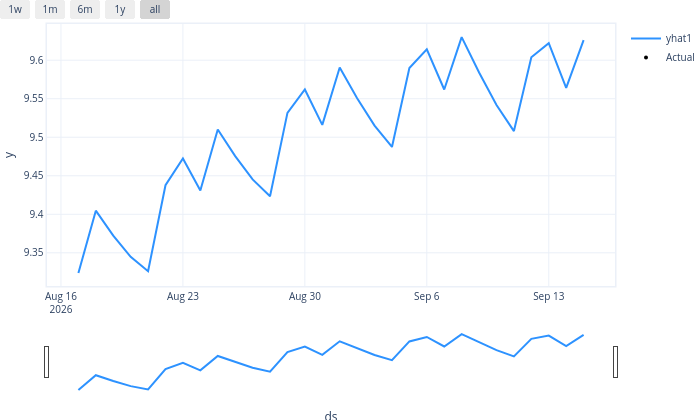
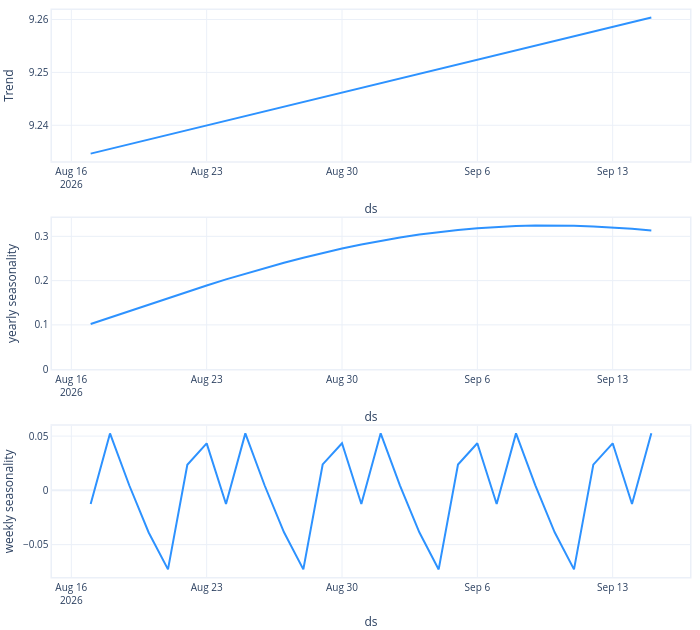
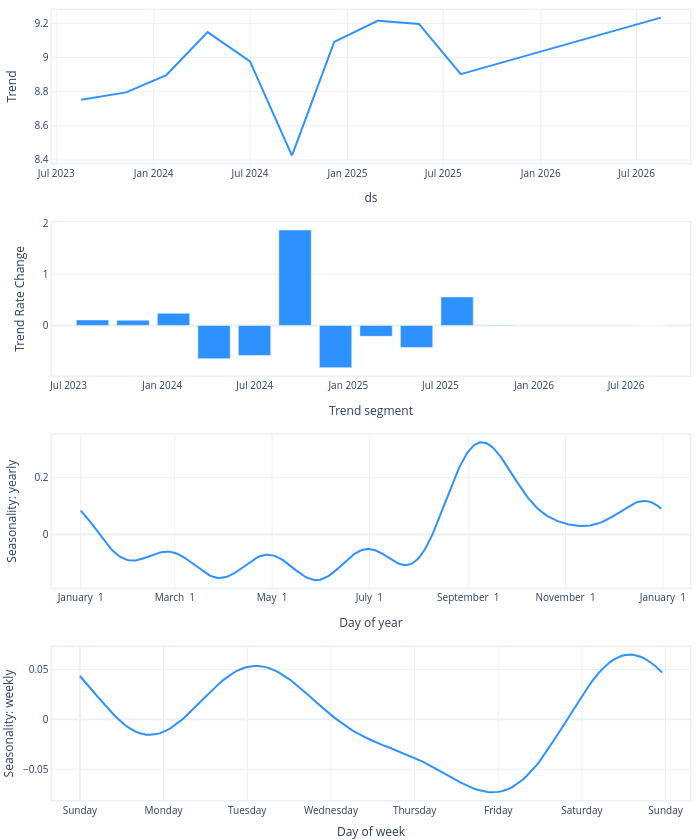

Notebook code cell kept with these figures, in order:
### Code cell
import matplotlib.pyplot as plt
import plotly

fig_forecast = m.plot(forecast)
fig_forecast.show()

fig_components = m.plot_components(forecast)
fig_components.show()

fig_model = m.plot_parameters()
fig_model.show()

### Figure 1 — Plotly figure (JSON) as saved in the notebook; plotly's stock layout.template omitted (floating-point values rounded to 4 significant figures)
{"data": [{"fill": "none", "line": {"color": "rgba(45, 146, 255, 1.0)", "width": 2}, "mode": "lines", "name": "yhat1", "type": "scatter", "uid": "34158383-372b-43d5-9aa9-3c1799b85758", "x": ["2026-08-17T00:00:00", "2026-08-18T00:00:00", "2026-08-19T00:00:00", "2026-08-20T00:00:00", "2026-08-21T00:00:00", "2026-08-22T00:00:00", "2026-08-23T00:00:00", "2026-08-24T00:00:00", "2026-08-25T00:00:00", "2026-08-26T00:00:00", "2026-08-27T00:00:00", "2026-08-28T00:00:00", "2026-08-29T00:00:00", "2026-08-30T00:00:00", "2026-08-31T00:00:00", "2026-09-01T00:00:00", "2026-09-02T00:00:00", "2026-09-03T00:00:00", "2026-09-04T00:00:00", "2026-09-05T00:00:00", "2026-09-06T00:00:00", "2026-09-07T00:00:00", "2026-09-08T00:00:00", "2026-09-09T00:00:00", "2026-09-10T00:00:00", "2026-09-11T00:00:00", "2026-09-12T00:00:00", "2026-09-13T00:00:00", "2026-09-14T00:00:00", "2026-09-15T00:00:00"], "y": [9.324, 9.405, 9.372, 9.345, 9.326, 9.438, 9.472, 9.431, 9.51, 9.476, 9.445, 9.423, 9.532, 9.562, 9.516, 9.59, 9.551, 9.515, 9.487, 9.59, 9.614, 9.562, 9.63, 9.584, 9.542, 9.508, 9.604, 9.622, 9.564, 9.626]}, {"marker": {"color": "black", "size": 4}, "mode": "markers", "name": "Actual", "type": "scatter", "uid": "255f885e-564a-4951-844f-1307e7bc5bcb", "x": ["2026-08-17T00:00:00", "2026-08-18T00:00:00", "2026-08-19T00:00:00", "2026-08-20T00:00:00", "2026-08-21T00:00:00", "2026-08-22T00:00:00", "2026-08-23T00:00:00", "2026-08-24T00:00:00", "2026-08-25T00:00:00", "2026-08-26T00:00:00", "2026-08-27T00:00:00", "2026-08-28T00:00:00", "2026-08-29T00:00:00", "2026-08-30T00:00:00", "2026-08-31T00:00:00", "2026-09-01T00:00:00", "2026-09-02T00:00:00", "2026-09-03T00:00:00", "2026-09-04T00:00:00", "2026-09-05T00:00:00", "2026-09-06T00:00:00", "2026-09-07T00:00:00", "2026-09-08T00:00:00", "2026-09-09T00:00:00", "2026-09-10T00:00:00", "2026-09-11T00:00:00", "2026-09-12T00:00:00", "2026-09-13T00:00:00", "2026-09-14T00:00:00", "2026-09-15T00:00:00"], "y": [null, null, null, null, null, null, null, null, null, null, null, null, null, null, null, null, null, null, null, null, null, null, null, null, null, null, null, null, null, null]}], "layout": {"autosize": true, "font": {"size": 10}, "height": 420, "hovermode": "x unified", "margin": {"b": 0, "l": 0, "pad": 0, "r": 10, "t": 10}, "showlegend": true, "title": {"font": {"size": 12}}, "width": 700, "xaxis": {"linewidth": 1.5, "mirror": true, "rangeselector": {"buttons": [{"count": 7, "label": "1w", "step": "day", "stepmode": "backward"}, {"count": 1, "label": "1m", "step": "month", "stepmode": "backward"}, {"count": 6, "label": "6m", "step": "month", "stepmode": "backward"}, {"count": 1, "label": "1y", "step": "year", "stepmode": "backward"}, {"step": "all"}]}, "rangeslider": {"visible": true}, "showline": true, "title": {"text": "ds"}, "type": "date"}, "yaxis": {"linewidth": 1.5, "mirror": true, "showline": true, "title": {"text": "y"}}}}

### Figure 2 — Plotly figure (JSON) as saved in the notebook; plotly's stock layout.template omitted (floating-point values rounded to 4 significant figures)
{"data": [{"line": {"color": "#2d92ff", "width": 2}, "mode": "lines", "name": "Trend", "showlegend": false, "type": "scatter", "uid": "8e2f2092-a0ac-41e3-903d-e925c5ab96fe", "x": ["2026-08-17T00:00:00", "2026-08-18T00:00:00", "2026-08-19T00:00:00", "2026-08-20T00:00:00", "2026-08-21T00:00:00", "2026-08-22T00:00:00", "2026-08-23T00:00:00", "2026-08-24T00:00:00", "2026-08-25T00:00:00", "2026-08-26T00:00:00", "2026-08-27T00:00:00", "2026-08-28T00:00:00", "2026-08-29T00:00:00", "2026-08-30T00:00:00", "2026-08-31T00:00:00", "2026-09-01T00:00:00", "2026-09-02T00:00:00", "2026-09-03T00:00:00", "2026-09-04T00:00:00", "2026-09-05T00:00:00", "2026-09-06T00:00:00", "2026-09-07T00:00:00", "2026-09-08T00:00:00", "2026-09-09T00:00:00", "2026-09-10T00:00:00", "2026-09-11T00:00:00", "2026-09-12T00:00:00", "2026-09-13T00:00:00", "2026-09-14T00:00:00", "2026-09-15T00:00:00"], "xaxis": "x", "y": [9.235, 9.236, 9.236, 9.237, 9.238, 9.239, 9.24, 9.241, 9.242, 9.243, 9.244, 9.244, 9.245, 9.246, 9.247, 9.248, 9.249, 9.25, 9.251, 9.251, 9.252, 9.253, 9.254, 9.255, 9.256, 9.257, 9.258, 9.259, 9.259, 9.26], "yaxis": "y"}, {"line": {"color": "#2d92ff", "width": 2}, "mode": "lines", "name": "yearly seasonality", "showlegend": false, "type": "scatter", "uid": "486d38bb-4c0f-4e6d-95dc-5ae355be70dc", "x": ["2026-08-17T00:00:00", "2026-08-18T00:00:00", "2026-08-19T00:00:00", "2026-08-20T00:00:00", "2026-08-21T00:00:00", "2026-08-22T00:00:00", "2026-08-23T00:00:00", "2026-08-24T00:00:00", "2026-08-25T00:00:00", "2026-08-26T00:00:00", "2026-08-27T00:00:00", "2026-08-28T00:00:00", "2026-08-29T00:00:00", "2026-08-30T00:00:00", "2026-08-31T00:00:00", "2026-09-01T00:00:00", "2026-09-02T00:00:00", "2026-09-03T00:00:00", "2026-09-04T00:00:00", "2026-09-05T00:00:00", "2026-09-06T00:00:00", "2026-09-07T00:00:00", "2026-09-08T00:00:00", "2026-09-09T00:00:00", "2026-09-10T00:00:00", "2026-09-11T00:00:00", "2026-09-12T00:00:00", "2026-09-13T00:00:00", "2026-09-14T00:00:00", "2026-09-15T00:00:00"], "xaxis": "x2", "y": [0.1018, 0.1167, 0.1315, 0.1462, 0.1608, 0.1751, 0.1891, 0.2027, 0.2158, 0.2284, 0.2405, 0.2519, 0.2625, 0.2725, 0.2816, 0.29, 0.2974, 0.304, 0.3097, 0.3145, 0.3184, 0.3213, 0.3233, 0.3244, 0.3246, 0.324, 0.3225, 0.3202, 0.3171, 0.3133], "yaxis": "y2"}, {"line": {"color": "#2d92ff", "width": 2}, "mode": "lines", "name": "weekly seasonality", "showlegend": false, "type": "scatter", "uid": "3b8f05ab-836a-45be-9ec2-8be7c17a7f58", "x": ["2026-08-17T00:00:00", "2026-08-18T00:00:00", "2026-08-19T00:00:00", "2026-08-20T00:00:00", "2026-08-21T00:00:00", "2026-08-22T00:00:00", "2026-08-23T00:00:00", "2026-08-24T00:00:00", "2026-08-25T00:00:00", "2026-08-26T00:00:00", "2026-08-27T00:00:00", "2026-08-28T00:00:00", "2026-08-29T00:00:00", "2026-08-30T00:00:00", "2026-08-31T00:00:00", "2026-09-01T00:00:00", "2026-09-02T00:00:00", "2026-09-03T00:00:00", "2026-09-04T00:00:00", "2026-09-05T00:00:00", "2026-09-06T00:00:00", "2026-09-07T00:00:00", "2026-09-08T00:00:00", "2026-09-09T00:00:00", "2026-09-10T00:00:00", "2026-09-11T00:00:00", "2026-09-12T00:00:00", "2026-09-13T00:00:00", "2026-09-14T00:00:00", "2026-09-15T00:00:00"], "xaxis": "x3", "y": [-0.01253, 0.0525, 0.00446, -0.03881, -0.07281, 0.0236, 0.04333, -0.01256, 0.05251, 0.004465, -0.03868, -0.07285, 0.02387, 0.04337, -0.01258, 0.05252, 0.004457, -0.03866, -0.07289, 0.02383, 0.04341, -0.01262, 0.05251, 0.004592, -0.03863, -0.07285, 0.02365, 0.04336, -0.01259, 0.05252], "yaxis": "y3"}], "layout": {"autosize": true, "font": {"size": 10}, "height": 630, "hovermode": "x unified", "legend": {"traceorder": "reversed", "y": 0.1}, "margin": {"b": 0, "l": 0, "pad": 0, "r": 10, "t": 10}, "title": {"font": {"size": 12}}, "width": 700, "xaxis": {"anchor": "y", "domain": [0, 1], "linewidth": 1.5, "mirror": true, "range": ["2026-08-15T00:00:00", "2026-09-17T00:00:00"], "showline": true, "title": {"text": "ds"}, "type": "date"}, "xaxis2": {"anchor": "y2", "domain": [0, 1], "linewidth": 1.5, "mirror": true, "range": ["2026-08-15T00:00:00", "2026-09-17T00:00:00"], "showline": true, "title": {"text": "ds"}, "type": "date"}, "xaxis3": {"anchor": "y3", "domain": [0, 1], "linewidth": 1.5, "mirror": true, "range": ["2026-08-15T00:00:00", "2026-09-17T00:00:00"], "showline": true, "title": {"text": "ds"}, "type": "date"}, "yaxis": {"anchor": "x", "domain": [0.7333, 1], "linewidth": 1.5, "mirror": true, "rangemode": "normal", "showline": true, "title": {"text": "Trend"}}, "yaxis2": {"anchor": "x2", "domain": [0.3667, 0.6333], "linewidth": 1.5, "mirror": true, "rangemode": "tozero", "showline": true, "title": {"text": "yearly seasonality"}}, "yaxis3": {"anchor": "x3", "domain": [0, 0.2667], "linewidth": 1.5, "mirror": true, "rangemode": "tozero", "showline": true, "title": {"text": "weekly seasonality"}}}}

### Figure 3 — Plotly figure (JSON) as saved in the notebook; plotly's stock layout.template omitted (floating-point values rounded to 4 significant figures; data arrays with more than 128 entries replaced by an {"elided": "..."} marker saying what was removed)
{"data": [{"fill": "none", "line": {"color": "#2d92ff", "width": 2}, "mode": "lines", "name": "<b style=\"color:sandybrown\">[R]</b> Trend <i style=\"color:#fc9944\">~1D</i>", "type": "scatter", "uid": "c3c8216a-55f4-4702-980d-7e0d52853368", "x": {"elided": "1000 str values"}, "xaxis": "x", "y": {"elided": "1000 float values"}, "yaxis": "y"}, {"marker": {"color": "#2d92ff"}, "name": "Trend Rate Change", "type": "bar", "uid": "d37f1f45-d2f3-4a09-9ba2-583d8cf785c5", "x": ["2023-08-17T00:00:00", "2023-11-04T15:16:21.818182", "2024-01-23T06:32:43.636364", "2024-04-11T21:49:05.454545", "2024-06-30T13:05:27.272727", "2024-09-18T04:21:49.090909", "2024-12-06T19:38:10.909091", "2025-02-24T10:54:32.727273", "2025-05-15T02:10:54.545455", "2025-08-02T17:27:16.363636", "2025-10-21T08:43:38.181818", "2026-08-16T00:00:00"], "xaxis": "x2", "y": [0.1065, 0.1012, 0.2362, -0.6508, -0.5896, 1.865, -0.8274, -0.2129, -0.4324, 0.5568, 0.00661, 0], "yaxis": "y2"}, {"fill": "none", "line": {"color": "#2d92ff", "width": 2}, "mode": "lines", "name": "yearly", "type": "scatter", "uid": "6ceea39c-9629-4bba-b0ba-3e7f299c481c", "x": {"elided": "365 str values"}, "xaxis": "x3", "y": {"elided": "365 float values"}, "yaxis": "y3"}, {"fill": "none", "line": {"color": "#2d92ff", "width": 2}, "mode": "lines", "name": "weekly", "type": "scatter", "uid": "68a37de0-c4fe-40df-af80-fe80fd2cbb68", "x": {"elided": "168 int values"}, "xaxis": "x4", "y": {"elided": "168 float values"}, "yaxis": "y4"}], "layout": {"autosize": true, "font": {"size": 10}, "height": 840, "hovermode": "x unified", "margin": {"b": 0, "l": 0, "pad": 0, "r": 10, "t": 10}, "showlegend": false, "title": {"font": {"size": 12}}, "width": 700, "xaxis": {"anchor": "y", "domain": [0, 1], "linewidth": 1.5, "mirror": true, "range": ["2023-06-23T00:00:00", "2026-10-10T00:00:00"], "showline": true, "title": {"text": "ds"}, "type": "date"}, "xaxis2": {"anchor": "y2", "domain": [0, 1], "linewidth": 1.5, "mirror": true, "range": ["2023-05-29T08:43:38.181818", "2026-11-03T15:16:21.818182"], "showline": true, "title": {"text": "Trend segment"}, "type": "date"}, "xaxis3": {"anchor": "y3", "domain": [0, 1], "linewidth": 1.5, "mirror": true, "range": ["2016-12-14T00:00:00", "2018-01-18T00:00:00"], "showline": true, "tickformat": "%B %e", "title": {"text": "Day of year"}}, "xaxis4": {"anchor": "y4", "domain": [0, 1], "linewidth": 1.5, "mirror": true, "range": [-8, 175], "showline": true, "tickmode": "array", "ticktext": ["Sunday", "Monday", "Tuesday", "Wednesday", "Thursday", "Friday", "Saturday", "Sunday", "Sunday"], "tickvals": [0, 24, 48, 72, 96, 120, 144, 168, 192], "title": {"text": "Day of week"}}, "yaxis": {"anchor": "x", "domain": [0.8063, 1], "linewidth": 1.5, "mirror": true, "rangemode": "normal", "showline": true, "title": {"text": "Trend"}}, "yaxis2": {"anchor": "x2", "domain": [0.5375, 0.7312], "linewidth": 1.5, "mirror": true, "rangemode": "normal", "showline": true, "title": {"text": "Trend Rate Change"}}, "yaxis3": {"anchor": "x3", "domain": [0.2687, 0.4625], "linewidth": 1.5, "mirror": true, "rangemode": "normal", "showline": true, "title": {"text": "Seasonality: yearly"}}, "yaxis4": {"anchor": "x4", "domain": [0, 0.1938], "linewidth": 1.5, "mirror": true, "rangemode": "normal", "showline": true, "title": {"text": "Seasonality: weekly"}}}}
